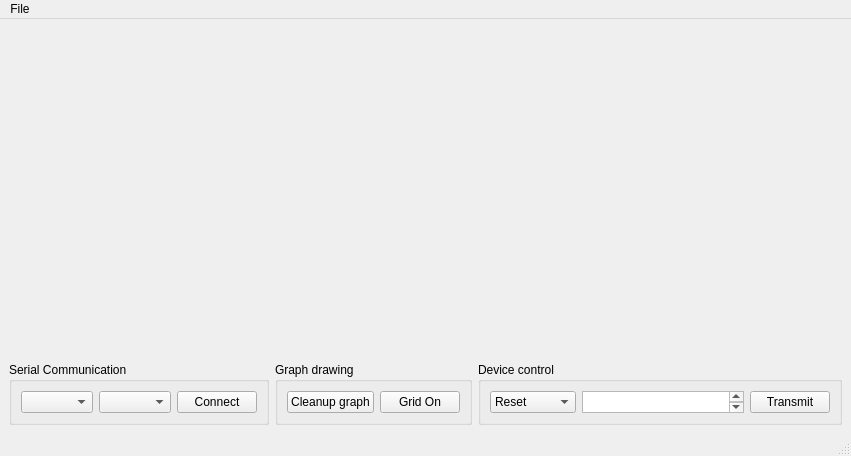
<?xml version="1.0" encoding="UTF-8"?>
<ui version="4.0">
 <class>MainWindow</class>
 <widget class="QMainWindow" name="MainWindow">
  <property name="geometry">
   <rect>
    <x>0</x>
    <y>0</y>
    <width>851</width>
    <height>456</height>
   </rect>
  </property>
  <property name="windowTitle">
   <string>Mock Monitor</string>
  </property>
  <widget class="QWidget" name="centralwidget">
   <layout class="QVBoxLayout" name="verticalLayout">
    <item>
     <widget class="QwtPlot" name="qwtPlot">
      <property name="minimumSize">
       <size>
        <width>0</width>
        <height>256</height>
       </size>
      </property>
      <property name="contextMenuPolicy">
       <enum>Qt::PreventContextMenu</enum>
      </property>
     </widget>
    </item>
    <item>
     <layout class="QHBoxLayout" name="horizontalLayout_4">
      <item>
       <widget class="QGroupBox" name="groupBox">
        <property name="minimumSize">
         <size>
          <width>0</width>
          <height>0</height>
         </size>
        </property>
        <property name="maximumSize">
         <size>
          <width>16777215</width>
          <height>100</height>
         </size>
        </property>
        <property name="title">
         <string>Serial Communication</string>
        </property>
        <layout class="QHBoxLayout" name="horizontalLayout_2">
         <item>
          <widget class="QComboBox" name="comboBox_CommPort"/>
         </item>
         <item>
          <widget class="QComboBox" name="comboBox_CommBaudrate"/>
         </item>
         <item>
          <widget class="QPushButton" name="pushButton_ConnectComm">
           <property name="text">
            <string>Connect</string>
           </property>
           <property name="shortcut">
            <string>Ctrl+S</string>
           </property>
          </widget>
         </item>
        </layout>
       </widget>
      </item>
      <item>
       <widget class="QGroupBox" name="groupBox_2">
        <property name="minimumSize">
         <size>
          <width>0</width>
          <height>0</height>
         </size>
        </property>
        <property name="maximumSize">
         <size>
          <width>16777215</width>
          <height>100</height>
         </size>
        </property>
        <property name="title">
         <string>Graph drawing</string>
        </property>
        <layout class="QHBoxLayout" name="horizontalLayout_3">
         <item>
          <widget class="QPushButton" name="pushButton_Clear">
           <property name="text">
            <string>Cleanup graph</string>
           </property>
          </widget>
         </item>
         <item>
          <widget class="QPushButton" name="pushButton_Grid">
           <property name="text">
            <string>Grid On</string>
           </property>
          </widget>
         </item>
        </layout>
       </widget>
      </item>
      <item>
       <widget class="QGroupBox" name="groupBox_3">
        <property name="sizePolicy">
         <sizepolicy hsizetype="Expanding" vsizetype="Fixed">
          <horstretch>0</horstretch>
          <verstretch>0</verstretch>
         </sizepolicy>
        </property>
        <property name="minimumSize">
         <size>
          <width>0</width>
          <height>10</height>
         </size>
        </property>
        <property name="baseSize">
         <size>
          <width>0</width>
          <height>10</height>
         </size>
        </property>
        <property name="title">
         <string>Device control</string>
        </property>
        <layout class="QHBoxLayout" name="horizontalLayout">
         <item>
          <widget class="QComboBox" name="comboBox_device_mode">
           <item>
            <property name="text">
             <string>Reset</string>
            </property>
           </item>
           <item>
            <property name="text">
             <string>Command</string>
            </property>
           </item>
          </widget>
         </item>
         <item>
          <widget class="QPlainTextEdit" name="plainTextEdit_device_command">
           <property name="sizePolicy">
            <sizepolicy hsizetype="Expanding" vsizetype="Minimum">
             <horstretch>0</horstretch>
             <verstretch>0</verstretch>
            </sizepolicy>
           </property>
           <property name="minimumSize">
            <size>
             <width>0</width>
             <height>10</height>
            </size>
           </property>
          </widget>
         </item>
         <item>
          <widget class="QPushButton" name="pushButton_device_transmit">
           <property name="text">
            <string>Transmit</string>
           </property>
          </widget>
         </item>
        </layout>
       </widget>
      </item>
     </layout>
    </item>
   </layout>
  </widget>
  <widget class="QMenuBar" name="menubar">
   <property name="geometry">
    <rect>
     <x>0</x>
     <y>0</y>
     <width>851</width>
     <height>24</height>
    </rect>
   </property>
   <widget class="QMenu" name="menuFile">
    <property name="title">
     <string>File</string>
    </property>
    <addaction name="actionExit"/>
   </widget>
   <addaction name="menuFile"/>
  </widget>
  <widget class="QStatusBar" name="statusbar"/>
  <action name="actionExit">
   <property name="text">
    <string>Exit</string>
   </property>
   <property name="shortcut">
    <string>Ctrl+Q</string>
   </property>
  </action>
 </widget>
 <customwidgets>
  <customwidget>
   <class>QwtPlot</class>
   <extends>QFrame</extends>
   <header>qwt_plot.h</header>
   <container>1</container>
  </customwidget>
 </customwidgets>
 <resources/>
 <connections>
  <connection>
   <sender>actionExit</sender>
   <signal>triggered()</signal>
   <receiver>MainWindow</receiver>
   <slot>close()</slot>
   <hints>
    <hint type="sourcelabel">
     <x>-1</x>
     <y>-1</y>
    </hint>
    <hint type="destinationlabel">
     <x>410</x>
     <y>317</y>
    </hint>
   </hints>
  </connection>
 </connections>
</ui>
